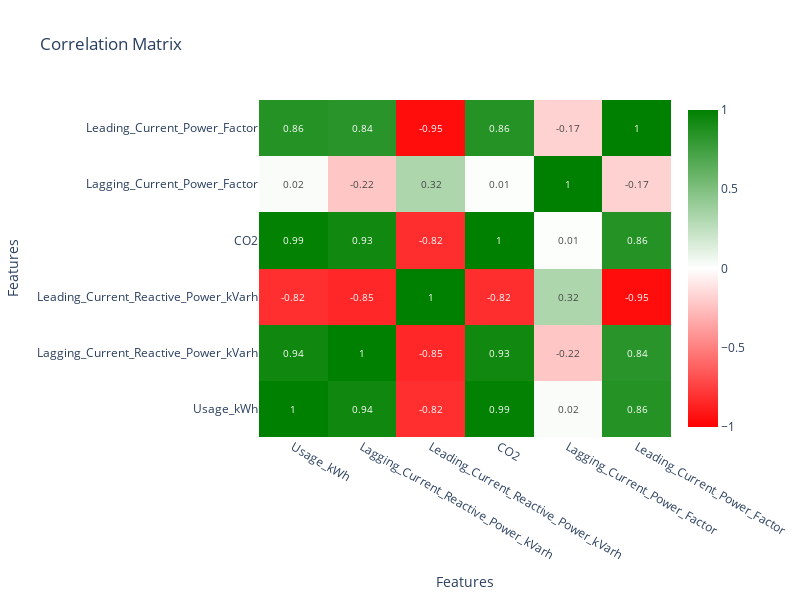

Write notebook code for a chart like this one.
### Code cell
# Correlation matrix
plot_correlation_matrix(df_num_daily, width=800, height=600)

### Figure 1 — Plotly figure (JSON) as saved in the notebook; plotly's stock layout.template omitted (floating-point values rounded to 4 significant figures)
{"data": [{"colorscale": [[0, "red"], [0.5, "white"], [1, "green"]], "hoverongaps": false, "hovertemplate": "%{x} vs %{y}<br>Correlation: %{z:.2f}<extra></extra>", "text": [[1, 0.94, -0.82, 0.99, 0.02, 0.86], [0.94, 1, -0.85, 0.93, -0.22, 0.84], [-0.82, -0.85, 1, -0.82, 0.32, -0.95], [0.99, 0.93, -0.82, 1, 0.01, 0.86], [0.02, -0.22, 0.32, 0.01, 1, -0.17], [0.86, 0.84, -0.95, 0.86, -0.17, 1]], "textfont": {"size": 10}, "texttemplate": "%{text}", "type": "heatmap", "x": ["Usage_kWh", "Lagging_Current_Reactive_Power_kVarh", "Leading_Current_Reactive_Power_kVarh", "CO2", "Lagging_Current_Power_Factor", "Leading_Current_Power_Factor"], "y": ["Usage_kWh", "Lagging_Current_Reactive_Power_kVarh", "Leading_Current_Reactive_Power_kVarh", "CO2", "Lagging_Current_Power_Factor", "Leading_Current_Power_Factor"], "z": [[1, 0.937, -0.8168, 0.9905, 0.02418, 0.8574], [0.937, 1, -0.8457, 0.9326, -0.2238, 0.8399], [-0.8168, -0.8457, 1, -0.8213, 0.3227, -0.9479], [0.9905, 0.9326, -0.8213, 1, 0.01045, 0.8568], [0.02418, -0.2238, 0.3227, 0.01045, 1, -0.1748], [0.8574, 0.8399, -0.9479, 0.8568, -0.1748, 1]], "zmax": 1, "zmin": -1}], "layout": {"height": 600, "title": {"text": "Correlation Matrix"}, "width": 800, "xaxis": {"side": "bottom", "title": {"text": "Features"}}, "yaxis": {"side": "left", "title": {"text": "Features"}}}}
